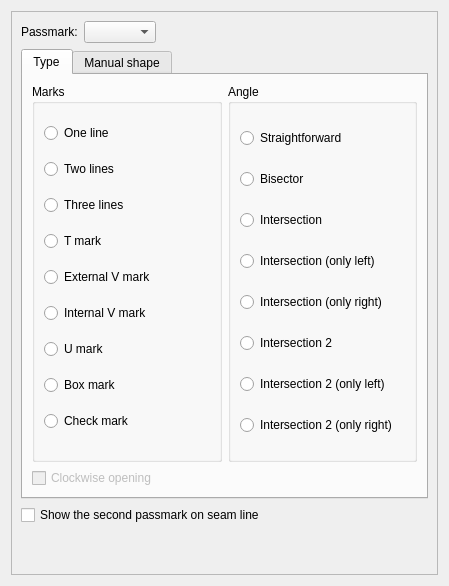
<?xml version="1.0" encoding="UTF-8"?>
<ui version="4.0">
 <class>TabPassmarks</class>
 <widget class="QWidget" name="TabPassmarks">
  <property name="geometry">
   <rect>
    <x>0</x>
    <y>0</y>
    <width>449</width>
    <height>586</height>
   </rect>
  </property>
  <property name="windowTitle">
   <string notr="true">Form</string>
  </property>
  <layout class="QVBoxLayout" name="verticalLayout_4">
   <item>
    <widget class="QScrollArea" name="scrollArea">
     <property name="widgetResizable">
      <bool>true</bool>
     </property>
     <widget class="QWidget" name="scrollAreaWidgetContents">
      <property name="geometry">
       <rect>
        <x>0</x>
        <y>0</y>
        <width>429</width>
        <height>566</height>
       </rect>
      </property>
      <layout class="QVBoxLayout" name="verticalLayout_7">
       <item>
        <layout class="QFormLayout" name="formLayout">
         <property name="fieldGrowthPolicy">
          <enum>QFormLayout::ExpandingFieldsGrow</enum>
         </property>
         <item row="0" column="0">
          <widget class="QLabel" name="label">
           <property name="text">
            <string>Passmark:</string>
           </property>
          </widget>
         </item>
         <item row="0" column="1">
          <widget class="QComboBox" name="comboBoxPassmarks">
           <property name="toolTip">
            <string>List of all defined passmarks. To define a passmark return to the Main Path tab, call context menu for a point item and make it a passmark.</string>
           </property>
          </widget>
         </item>
        </layout>
       </item>
       <item>
        <widget class="QTabWidget" name="tabWidget">
         <property name="currentIndex">
          <number>0</number>
         </property>
         <widget class="QWidget" name="tabType">
          <attribute name="title">
           <string>Type</string>
          </attribute>
          <layout class="QVBoxLayout" name="verticalLayout_9">
           <item>
            <layout class="QHBoxLayout" name="horizontalLayout_2">
             <item>
              <widget class="QGroupBox" name="groupBoxMarkType">
               <property name="enabled">
                <bool>true</bool>
               </property>
               <property name="title">
                <string>Marks</string>
               </property>
               <layout class="QVBoxLayout" name="verticalLayout">
                <item>
                 <widget class="QRadioButton" name="radioButtonOneLine">
                  <property name="enabled">
                   <bool>true</bool>
                  </property>
                  <property name="text">
                   <string comment="notch type">One line</string>
                  </property>
                  <attribute name="buttonGroup">
                   <string notr="true">buttonGroupLineType</string>
                  </attribute>
                 </widget>
                </item>
                <item>
                 <widget class="QRadioButton" name="radioButtonTwoLines">
                  <property name="enabled">
                   <bool>true</bool>
                  </property>
                  <property name="text">
                   <string comment="notch type">Two lines</string>
                  </property>
                  <attribute name="buttonGroup">
                   <string notr="true">buttonGroupLineType</string>
                  </attribute>
                 </widget>
                </item>
                <item>
                 <widget class="QRadioButton" name="radioButtonThreeLines">
                  <property name="enabled">
                   <bool>true</bool>
                  </property>
                  <property name="text">
                   <string comment="notch type">Three lines</string>
                  </property>
                  <attribute name="buttonGroup">
                   <string notr="true">buttonGroupLineType</string>
                  </attribute>
                 </widget>
                </item>
                <item>
                 <widget class="QRadioButton" name="radioButtonTMark">
                  <property name="enabled">
                   <bool>true</bool>
                  </property>
                  <property name="text">
                   <string comment="notch type">T mark</string>
                  </property>
                  <attribute name="buttonGroup">
                   <string notr="true">buttonGroupLineType</string>
                  </attribute>
                 </widget>
                </item>
                <item>
                 <widget class="QRadioButton" name="radioButtonVMark">
                  <property name="enabled">
                   <bool>true</bool>
                  </property>
                  <property name="toolTip">
                   <string>Acute angle that looks inside of piece</string>
                  </property>
                  <property name="text">
                   <string comment="notch type">External V mark</string>
                  </property>
                  <attribute name="buttonGroup">
                   <string notr="true">buttonGroupLineType</string>
                  </attribute>
                 </widget>
                </item>
                <item>
                 <widget class="QRadioButton" name="radioButtonVMark2">
                  <property name="enabled">
                   <bool>true</bool>
                  </property>
                  <property name="toolTip">
                   <string>Acute angle that looks outside of piece</string>
                  </property>
                  <property name="text">
                   <string comment="notch type">Internal V mark</string>
                  </property>
                  <attribute name="buttonGroup">
                   <string notr="true">buttonGroupLineType</string>
                  </attribute>
                 </widget>
                </item>
                <item>
                 <widget class="QRadioButton" name="radioButtonUMark">
                  <property name="text">
                   <string comment="notch type">U mark</string>
                  </property>
                  <attribute name="buttonGroup">
                   <string notr="true">buttonGroupLineType</string>
                  </attribute>
                 </widget>
                </item>
                <item>
                 <widget class="QRadioButton" name="radioButtonBoxMark">
                  <property name="text">
                   <string comment="notch type">Box mark</string>
                  </property>
                  <attribute name="buttonGroup">
                   <string notr="true">buttonGroupLineType</string>
                  </attribute>
                 </widget>
                </item>
                <item>
                 <widget class="QRadioButton" name="radioButtonCheckMark">
                  <property name="text">
                   <string comment="notch type">Check mark</string>
                  </property>
                  <attribute name="buttonGroup">
                   <string notr="true">buttonGroupLineType</string>
                  </attribute>
                 </widget>
                </item>
               </layout>
              </widget>
             </item>
             <item>
              <widget class="QGroupBox" name="groupBoxAngleType">
               <property name="enabled">
                <bool>true</bool>
               </property>
               <property name="title">
                <string>Angle</string>
               </property>
               <layout class="QVBoxLayout" name="verticalLayout_2">
                <item>
                 <widget class="QRadioButton" name="radioButtonStraightforward">
                  <property name="enabled">
                   <bool>true</bool>
                  </property>
                  <property name="text">
                   <string>Straightforward</string>
                  </property>
                  <attribute name="buttonGroup">
                   <string notr="true">buttonGroupAngleType</string>
                  </attribute>
                 </widget>
                </item>
                <item>
                 <widget class="QRadioButton" name="radioButtonBisector">
                  <property name="enabled">
                   <bool>true</bool>
                  </property>
                  <property name="text">
                   <string>Bisector</string>
                  </property>
                  <attribute name="buttonGroup">
                   <string notr="true">buttonGroupAngleType</string>
                  </attribute>
                 </widget>
                </item>
                <item>
                 <widget class="QRadioButton" name="radioButtonIntersection">
                  <property name="enabled">
                   <bool>true</bool>
                  </property>
                  <property name="toolTip">
                   <string>Select if need designate the corner point as a passmark</string>
                  </property>
                  <property name="text">
                   <string>Intersection</string>
                  </property>
                  <attribute name="buttonGroup">
                   <string notr="true">buttonGroupAngleType</string>
                  </attribute>
                 </widget>
                </item>
                <item>
                 <widget class="QRadioButton" name="radioButtonIntersectionOnlyLeft">
                  <property name="enabled">
                   <bool>true</bool>
                  </property>
                  <property name="toolTip">
                   <string>Select if need designate the corner point as a passmark. Show only left passmark.</string>
                  </property>
                  <property name="text">
                   <string>Intersection (only left)</string>
                  </property>
                  <attribute name="buttonGroup">
                   <string notr="true">buttonGroupAngleType</string>
                  </attribute>
                 </widget>
                </item>
                <item>
                 <widget class="QRadioButton" name="radioButtonIntersectionOnlyRight">
                  <property name="enabled">
                   <bool>true</bool>
                  </property>
                  <property name="toolTip">
                   <string>Select if need designate the corner point as a passmark. Show only right passmark.</string>
                  </property>
                  <property name="text">
                   <string>Intersection (only right)</string>
                  </property>
                  <attribute name="buttonGroup">
                   <string notr="true">buttonGroupAngleType</string>
                  </attribute>
                 </widget>
                </item>
                <item>
                 <widget class="QRadioButton" name="radioButtonIntersection2">
                  <property name="enabled">
                   <bool>true</bool>
                  </property>
                  <property name="toolTip">
                   <string>Select if need designate the corner point as a passmark</string>
                  </property>
                  <property name="text">
                   <string>Intersection 2</string>
                  </property>
                  <attribute name="buttonGroup">
                   <string notr="true">buttonGroupAngleType</string>
                  </attribute>
                 </widget>
                </item>
                <item>
                 <widget class="QRadioButton" name="radioButtonIntersection2OnlyLeft">
                  <property name="enabled">
                   <bool>true</bool>
                  </property>
                  <property name="toolTip">
                   <string>Select if need designate the corner point as a passmark. Show only left passmark.</string>
                  </property>
                  <property name="text">
                   <string>Intersection 2 (only left)</string>
                  </property>
                  <attribute name="buttonGroup">
                   <string notr="true">buttonGroupAngleType</string>
                  </attribute>
                 </widget>
                </item>
                <item>
                 <widget class="QRadioButton" name="radioButtonIntersection2OnlyRight">
                  <property name="enabled">
                   <bool>true</bool>
                  </property>
                  <property name="toolTip">
                   <string>Select if need designate the corner point as a passmark. Show only right passmark.</string>
                  </property>
                  <property name="text">
                   <string>Intersection 2 (only right)</string>
                  </property>
                  <attribute name="buttonGroup">
                   <string notr="true">buttonGroupAngleType</string>
                  </attribute>
                 </widget>
                </item>
               </layout>
              </widget>
             </item>
            </layout>
           </item>
           <item>
            <widget class="QCheckBox" name="checkBoxClockwiseOpening">
             <property name="enabled">
              <bool>false</bool>
             </property>
             <property name="text">
              <string>Clockwise opening</string>
             </property>
            </widget>
           </item>
          </layout>
         </widget>
         <widget class="QWidget" name="tabManualShape">
          <attribute name="title">
           <string>Manual shape</string>
          </attribute>
          <layout class="QVBoxLayout" name="verticalLayout_8">
           <item>
            <widget class="QGroupBox" name="groupBoxManualLength">
             <property name="enabled">
              <bool>true</bool>
             </property>
             <property name="title">
              <string>Length</string>
             </property>
             <property name="checkable">
              <bool>true</bool>
             </property>
             <property name="checked">
              <bool>false</bool>
             </property>
             <layout class="QVBoxLayout" name="verticalLayout_3">
              <item>
               <layout class="QHBoxLayout" name="horizontalLayout">
                <item alignment="Qt::AlignLeft">
                 <widget class="QLabel" name="labelEditPassmarkLength">
                  <property name="enabled">
                   <bool>false</bool>
                  </property>
                  <property name="sizePolicy">
                   <sizepolicy hsizetype="Fixed" vsizetype="Preferred">
                    <horstretch>0</horstretch>
                    <verstretch>0</verstretch>
                   </sizepolicy>
                  </property>
                  <property name="palette">
                   <palette>
                    <active>
                     <colorrole role="WindowText">
                      <brush brushstyle="SolidPattern">
                       <color alpha="255">
                        <red>255</red>
                        <green>0</green>
                        <blue>0</blue>
                       </color>
                      </brush>
                     </colorrole>
                    </active>
                    <inactive>
                     <colorrole role="WindowText">
                      <brush brushstyle="SolidPattern">
                       <color alpha="255">
                        <red>255</red>
                        <green>0</green>
                        <blue>0</blue>
                       </color>
                      </brush>
                     </colorrole>
                    </inactive>
                    <disabled>
                     <colorrole role="WindowText">
                      <brush brushstyle="SolidPattern">
                       <color alpha="255">
                        <red>159</red>
                        <green>158</green>
                        <blue>158</blue>
                       </color>
                      </brush>
                     </colorrole>
                    </disabled>
                   </palette>
                  </property>
                  <property name="text">
                   <string comment="notch depth">Length:</string>
                  </property>
                 </widget>
                </item>
                <item>
                 <spacer name="horizontalSpacer">
                  <property name="orientation">
                   <enum>Qt::Horizontal</enum>
                  </property>
                  <property name="sizeHint" stdset="0">
                   <size>
                    <width>40</width>
                    <height>20</height>
                   </size>
                  </property>
                 </spacer>
                </item>
                <item alignment="Qt::AlignRight">
                 <widget class="QToolButton" name="toolButtonExprLength">
                  <property name="enabled">
                   <bool>false</bool>
                  </property>
                  <property name="toolTip">
                   <string>Formula wizard</string>
                  </property>
                  <property name="text">
                   <string notr="true">f(x)</string>
                  </property>
                  <property name="icon">
                   <iconset resource="../../../../../vmisc/share/resources/icon.qrc">
                    <normaloff>:/icon/24x24/fx.png</normaloff>:/icon/24x24/fx.png</iconset>
                  </property>
                  <property name="iconSize">
                   <size>
                    <width>24</width>
                    <height>24</height>
                   </size>
                  </property>
                 </widget>
                </item>
                <item alignment="Qt::AlignRight">
                 <widget class="QLabel" name="label_3">
                  <property name="sizePolicy">
                   <sizepolicy hsizetype="Preferred" vsizetype="Preferred">
                    <horstretch>0</horstretch>
                    <verstretch>0</verstretch>
                   </sizepolicy>
                  </property>
                  <property name="font">
                   <font>
                    <pointsize>36</pointsize>
                    <bold>true</bold>
                   </font>
                  </property>
                  <property name="text">
                   <string notr="true">=</string>
                  </property>
                  <property name="alignment">
                   <set>Qt::AlignLeading|Qt::AlignLeft|Qt::AlignVCenter</set>
                  </property>
                 </widget>
                </item>
                <item alignment="Qt::AlignRight">
                 <widget class="QLabel" name="labelResultPassmarkLength">
                  <property name="sizePolicy">
                   <sizepolicy hsizetype="Fixed" vsizetype="Preferred">
                    <horstretch>0</horstretch>
                    <verstretch>0</verstretch>
                   </sizepolicy>
                  </property>
                  <property name="minimumSize">
                   <size>
                    <width>87</width>
                    <height>0</height>
                   </size>
                  </property>
                  <property name="toolTip">
                   <string>Value</string>
                  </property>
                  <property name="whatsThis">
                   <string notr="true"/>
                  </property>
                  <property name="text">
                   <string notr="true">_</string>
                  </property>
                 </widget>
                </item>
               </layout>
              </item>
              <item>
               <layout class="QHBoxLayout" name="horizontalLayout_8">
                <item>
                 <widget class="VPlainTextEdit" name="plainTextEditPassmarkLength">
                  <property name="enabled">
                   <bool>false</bool>
                  </property>
                  <property name="sizePolicy">
                   <sizepolicy hsizetype="Expanding" vsizetype="Preferred">
                    <horstretch>0</horstretch>
                    <verstretch>0</verstretch>
                   </sizepolicy>
                  </property>
                  <property name="maximumSize">
                   <size>
                    <width>16777215</width>
                    <height>28</height>
                   </size>
                  </property>
                  <property name="toolTip">
                   <string>Calculation</string>
                  </property>
                  <property name="tabChangesFocus">
                   <bool>true</bool>
                  </property>
                 </widget>
                </item>
                <item>
                 <widget class="QPushButton" name="pushButtonGrowPassmarkLength">
                  <property name="enabled">
                   <bool>false</bool>
                  </property>
                  <property name="maximumSize">
                   <size>
                    <width>18</width>
                    <height>18</height>
                   </size>
                  </property>
                  <property name="sizeIncrement">
                   <size>
                    <width>0</width>
                    <height>0</height>
                   </size>
                  </property>
                  <property name="toolTip">
                   <string>&lt;html&gt;&lt;head/&gt;&lt;body&gt;&lt;p&gt;Show full calculation in message box&lt;/p&gt;&lt;/body&gt;&lt;/html&gt;</string>
                  </property>
                  <property name="text">
                   <string notr="true"/>
                  </property>
                  <property name="icon">
                   <iconset theme="go-down">
                    <normaloff>../../</normaloff>../../</iconset>
                  </property>
                  <property name="iconSize">
                   <size>
                    <width>16</width>
                    <height>16</height>
                   </size>
                  </property>
                  <property name="flat">
                   <bool>true</bool>
                  </property>
                 </widget>
                </item>
               </layout>
              </item>
             </layout>
            </widget>
           </item>
           <item>
            <widget class="QGroupBox" name="groupBoxManualWidth">
             <property name="enabled">
              <bool>false</bool>
             </property>
             <property name="title">
              <string>Width</string>
             </property>
             <property name="checkable">
              <bool>true</bool>
             </property>
             <property name="checked">
              <bool>false</bool>
             </property>
             <layout class="QVBoxLayout" name="verticalLayout_5">
              <item>
               <layout class="QHBoxLayout" name="horizontalLayout_3">
                <item alignment="Qt::AlignLeft">
                 <widget class="QLabel" name="labelEditPassmarkWidth">
                  <property name="enabled">
                   <bool>false</bool>
                  </property>
                  <property name="sizePolicy">
                   <sizepolicy hsizetype="Fixed" vsizetype="Preferred">
                    <horstretch>0</horstretch>
                    <verstretch>0</verstretch>
                   </sizepolicy>
                  </property>
                  <property name="palette">
                   <palette>
                    <active>
                     <colorrole role="WindowText">
                      <brush brushstyle="SolidPattern">
                       <color alpha="255">
                        <red>255</red>
                        <green>0</green>
                        <blue>0</blue>
                       </color>
                      </brush>
                     </colorrole>
                    </active>
                    <inactive>
                     <colorrole role="WindowText">
                      <brush brushstyle="SolidPattern">
                       <color alpha="255">
                        <red>255</red>
                        <green>0</green>
                        <blue>0</blue>
                       </color>
                      </brush>
                     </colorrole>
                    </inactive>
                    <disabled>
                     <colorrole role="WindowText">
                      <brush brushstyle="SolidPattern">
                       <color alpha="255">
                        <red>159</red>
                        <green>158</green>
                        <blue>158</blue>
                       </color>
                      </brush>
                     </colorrole>
                    </disabled>
                   </palette>
                  </property>
                  <property name="text">
                   <string comment="notch width">Width:</string>
                  </property>
                 </widget>
                </item>
                <item>
                 <spacer name="horizontalSpacer_2">
                  <property name="orientation">
                   <enum>Qt::Horizontal</enum>
                  </property>
                  <property name="sizeHint" stdset="0">
                   <size>
                    <width>40</width>
                    <height>20</height>
                   </size>
                  </property>
                 </spacer>
                </item>
                <item alignment="Qt::AlignRight">
                 <widget class="QToolButton" name="toolButtonExprWidth">
                  <property name="enabled">
                   <bool>false</bool>
                  </property>
                  <property name="toolTip">
                   <string>Formula wizard</string>
                  </property>
                  <property name="text">
                   <string notr="true">f(x)</string>
                  </property>
                  <property name="icon">
                   <iconset resource="../../../../../vmisc/share/resources/icon.qrc">
                    <normaloff>:/icon/24x24/fx.png</normaloff>:/icon/24x24/fx.png</iconset>
                  </property>
                  <property name="iconSize">
                   <size>
                    <width>24</width>
                    <height>24</height>
                   </size>
                  </property>
                 </widget>
                </item>
                <item alignment="Qt::AlignRight">
                 <widget class="QLabel" name="label_4">
                  <property name="sizePolicy">
                   <sizepolicy hsizetype="Preferred" vsizetype="Preferred">
                    <horstretch>0</horstretch>
                    <verstretch>0</verstretch>
                   </sizepolicy>
                  </property>
                  <property name="font">
                   <font>
                    <pointsize>36</pointsize>
                    <bold>true</bold>
                   </font>
                  </property>
                  <property name="text">
                   <string notr="true">=</string>
                  </property>
                  <property name="alignment">
                   <set>Qt::AlignLeading|Qt::AlignLeft|Qt::AlignVCenter</set>
                  </property>
                 </widget>
                </item>
                <item alignment="Qt::AlignRight">
                 <widget class="QLabel" name="labelResultPassmarkWidth">
                  <property name="enabled">
                   <bool>false</bool>
                  </property>
                  <property name="sizePolicy">
                   <sizepolicy hsizetype="Fixed" vsizetype="Preferred">
                    <horstretch>0</horstretch>
                    <verstretch>0</verstretch>
                   </sizepolicy>
                  </property>
                  <property name="minimumSize">
                   <size>
                    <width>87</width>
                    <height>0</height>
                   </size>
                  </property>
                  <property name="toolTip">
                   <string>Value</string>
                  </property>
                  <property name="whatsThis">
                   <string notr="true"/>
                  </property>
                  <property name="text">
                   <string notr="true">_</string>
                  </property>
                 </widget>
                </item>
               </layout>
              </item>
              <item>
               <layout class="QHBoxLayout" name="horizontalLayout_9">
                <item>
                 <widget class="VPlainTextEdit" name="plainTextEditPassmarkWidth">
                  <property name="enabled">
                   <bool>false</bool>
                  </property>
                  <property name="sizePolicy">
                   <sizepolicy hsizetype="Expanding" vsizetype="Preferred">
                    <horstretch>0</horstretch>
                    <verstretch>0</verstretch>
                   </sizepolicy>
                  </property>
                  <property name="maximumSize">
                   <size>
                    <width>16777215</width>
                    <height>28</height>
                   </size>
                  </property>
                  <property name="toolTip">
                   <string>Calculation</string>
                  </property>
                  <property name="tabChangesFocus">
                   <bool>true</bool>
                  </property>
                 </widget>
                </item>
                <item>
                 <widget class="QPushButton" name="pushButtonGrowPassmarkWidth">
                  <property name="enabled">
                   <bool>false</bool>
                  </property>
                  <property name="maximumSize">
                   <size>
                    <width>18</width>
                    <height>18</height>
                   </size>
                  </property>
                  <property name="sizeIncrement">
                   <size>
                    <width>0</width>
                    <height>0</height>
                   </size>
                  </property>
                  <property name="toolTip">
                   <string>&lt;html&gt;&lt;head/&gt;&lt;body&gt;&lt;p&gt;Show full calculation in message box&lt;/p&gt;&lt;/body&gt;&lt;/html&gt;</string>
                  </property>
                  <property name="text">
                   <string notr="true"/>
                  </property>
                  <property name="icon">
                   <iconset theme="go-down">
                    <normaloff>../../</normaloff>../../</iconset>
                  </property>
                  <property name="iconSize">
                   <size>
                    <width>16</width>
                    <height>16</height>
                   </size>
                  </property>
                  <property name="flat">
                   <bool>true</bool>
                  </property>
                 </widget>
                </item>
               </layout>
              </item>
             </layout>
            </widget>
           </item>
           <item>
            <widget class="QGroupBox" name="groupBoxManualAngle">
             <property name="enabled">
              <bool>false</bool>
             </property>
             <property name="title">
              <string>Angle</string>
             </property>
             <property name="checkable">
              <bool>true</bool>
             </property>
             <property name="checked">
              <bool>false</bool>
             </property>
             <layout class="QVBoxLayout" name="verticalLayout_6">
              <item>
               <layout class="QHBoxLayout" name="horizontalLayout_4">
                <item alignment="Qt::AlignLeft">
                 <widget class="QLabel" name="labelEditPassmarkAngle">
                  <property name="enabled">
                   <bool>false</bool>
                  </property>
                  <property name="sizePolicy">
                   <sizepolicy hsizetype="Fixed" vsizetype="Preferred">
                    <horstretch>0</horstretch>
                    <verstretch>0</verstretch>
                   </sizepolicy>
                  </property>
                  <property name="palette">
                   <palette>
                    <active>
                     <colorrole role="WindowText">
                      <brush brushstyle="SolidPattern">
                       <color alpha="255">
                        <red>255</red>
                        <green>0</green>
                        <blue>0</blue>
                       </color>
                      </brush>
                     </colorrole>
                    </active>
                    <inactive>
                     <colorrole role="WindowText">
                      <brush brushstyle="SolidPattern">
                       <color alpha="255">
                        <red>255</red>
                        <green>0</green>
                        <blue>0</blue>
                       </color>
                      </brush>
                     </colorrole>
                    </inactive>
                    <disabled>
                     <colorrole role="WindowText">
                      <brush brushstyle="SolidPattern">
                       <color alpha="255">
                        <red>159</red>
                        <green>158</green>
                        <blue>158</blue>
                       </color>
                      </brush>
                     </colorrole>
                    </disabled>
                   </palette>
                  </property>
                  <property name="text">
                   <string comment="notch angle">Angle:</string>
                  </property>
                 </widget>
                </item>
                <item>
                 <spacer name="horizontalSpacer_3">
                  <property name="orientation">
                   <enum>Qt::Horizontal</enum>
                  </property>
                  <property name="sizeHint" stdset="0">
                   <size>
                    <width>40</width>
                    <height>20</height>
                   </size>
                  </property>
                 </spacer>
                </item>
                <item alignment="Qt::AlignRight">
                 <widget class="QToolButton" name="toolButtonExprAngle">
                  <property name="enabled">
                   <bool>false</bool>
                  </property>
                  <property name="toolTip">
                   <string>Formula wizard</string>
                  </property>
                  <property name="text">
                   <string notr="true">f(x)</string>
                  </property>
                  <property name="icon">
                   <iconset resource="../../../../../vmisc/share/resources/icon.qrc">
                    <normaloff>:/icon/24x24/fx.png</normaloff>:/icon/24x24/fx.png</iconset>
                  </property>
                  <property name="iconSize">
                   <size>
                    <width>24</width>
                    <height>24</height>
                   </size>
                  </property>
                 </widget>
                </item>
                <item alignment="Qt::AlignRight">
                 <widget class="QLabel" name="label_5">
                  <property name="sizePolicy">
                   <sizepolicy hsizetype="Preferred" vsizetype="Preferred">
                    <horstretch>0</horstretch>
                    <verstretch>0</verstretch>
                   </sizepolicy>
                  </property>
                  <property name="font">
                   <font>
                    <pointsize>36</pointsize>
                    <bold>true</bold>
                   </font>
                  </property>
                  <property name="text">
                   <string notr="true">=</string>
                  </property>
                  <property name="alignment">
                   <set>Qt::AlignLeading|Qt::AlignLeft|Qt::AlignVCenter</set>
                  </property>
                 </widget>
                </item>
                <item alignment="Qt::AlignRight">
                 <widget class="QLabel" name="labelResultPassmarkAngle">
                  <property name="enabled">
                   <bool>false</bool>
                  </property>
                  <property name="sizePolicy">
                   <sizepolicy hsizetype="Fixed" vsizetype="Preferred">
                    <horstretch>0</horstretch>
                    <verstretch>0</verstretch>
                   </sizepolicy>
                  </property>
                  <property name="minimumSize">
                   <size>
                    <width>87</width>
                    <height>0</height>
                   </size>
                  </property>
                  <property name="toolTip">
                   <string>Value</string>
                  </property>
                  <property name="whatsThis">
                   <string notr="true"/>
                  </property>
                  <property name="text">
                   <string notr="true">_</string>
                  </property>
                 </widget>
                </item>
               </layout>
              </item>
              <item>
               <layout class="QHBoxLayout" name="horizontalLayout_10">
                <item>
                 <widget class="VPlainTextEdit" name="plainTextEditPassmarkAngle">
                  <property name="enabled">
                   <bool>false</bool>
                  </property>
                  <property name="sizePolicy">
                   <sizepolicy hsizetype="Expanding" vsizetype="Preferred">
                    <horstretch>0</horstretch>
                    <verstretch>0</verstretch>
                   </sizepolicy>
                  </property>
                  <property name="maximumSize">
                   <size>
                    <width>16777215</width>
                    <height>28</height>
                   </size>
                  </property>
                  <property name="toolTip">
                   <string>Calculation</string>
                  </property>
                  <property name="tabChangesFocus">
                   <bool>true</bool>
                  </property>
                 </widget>
                </item>
                <item>
                 <widget class="QPushButton" name="pushButtonGrowPassmarkAngle">
                  <property name="enabled">
                   <bool>false</bool>
                  </property>
                  <property name="maximumSize">
                   <size>
                    <width>18</width>
                    <height>18</height>
                   </size>
                  </property>
                  <property name="sizeIncrement">
                   <size>
                    <width>0</width>
                    <height>0</height>
                   </size>
                  </property>
                  <property name="toolTip">
                   <string>&lt;html&gt;&lt;head/&gt;&lt;body&gt;&lt;p&gt;Show full calculation in message box&lt;/p&gt;&lt;/body&gt;&lt;/html&gt;</string>
                  </property>
                  <property name="text">
                   <string notr="true"/>
                  </property>
                  <property name="icon">
                   <iconset theme="go-down">
                    <normaloff>../../</normaloff>../../</iconset>
                  </property>
                  <property name="iconSize">
                   <size>
                    <width>16</width>
                    <height>16</height>
                   </size>
                  </property>
                  <property name="flat">
                   <bool>true</bool>
                  </property>
                 </widget>
                </item>
               </layout>
              </item>
             </layout>
            </widget>
           </item>
          </layout>
         </widget>
        </widget>
       </item>
       <item>
        <widget class="QCheckBox" name="checkBoxShowSecondPassmark">
         <property name="enabled">
          <bool>true</bool>
         </property>
         <property name="toolTip">
          <string>This option has effect only if the second passmark on seam line enabled in global preferences. The option helps disable the second passmark for this passmark only.</string>
         </property>
         <property name="text">
          <string>Show the second passmark on seam line</string>
         </property>
        </widget>
       </item>
       <item>
        <spacer name="verticalSpacer">
         <property name="orientation">
          <enum>Qt::Vertical</enum>
         </property>
         <property name="sizeHint" stdset="0">
          <size>
           <width>20</width>
           <height>11</height>
          </size>
         </property>
        </spacer>
       </item>
      </layout>
     </widget>
    </widget>
   </item>
  </layout>
 </widget>
 <customwidgets>
  <customwidget>
   <class>VPlainTextEdit</class>
   <extends>QPlainTextEdit</extends>
   <header>../vwidgets/vplaintextedit.h</header>
  </customwidget>
 </customwidgets>
 <resources>
  <include location="../../../../../vmisc/share/resources/icon.qrc"/>
 </resources>
 <connections/>
 <buttongroups>
  <buttongroup name="buttonGroupLineType"/>
  <buttongroup name="buttonGroupAngleType"/>
 </buttongroups>
</ui>
